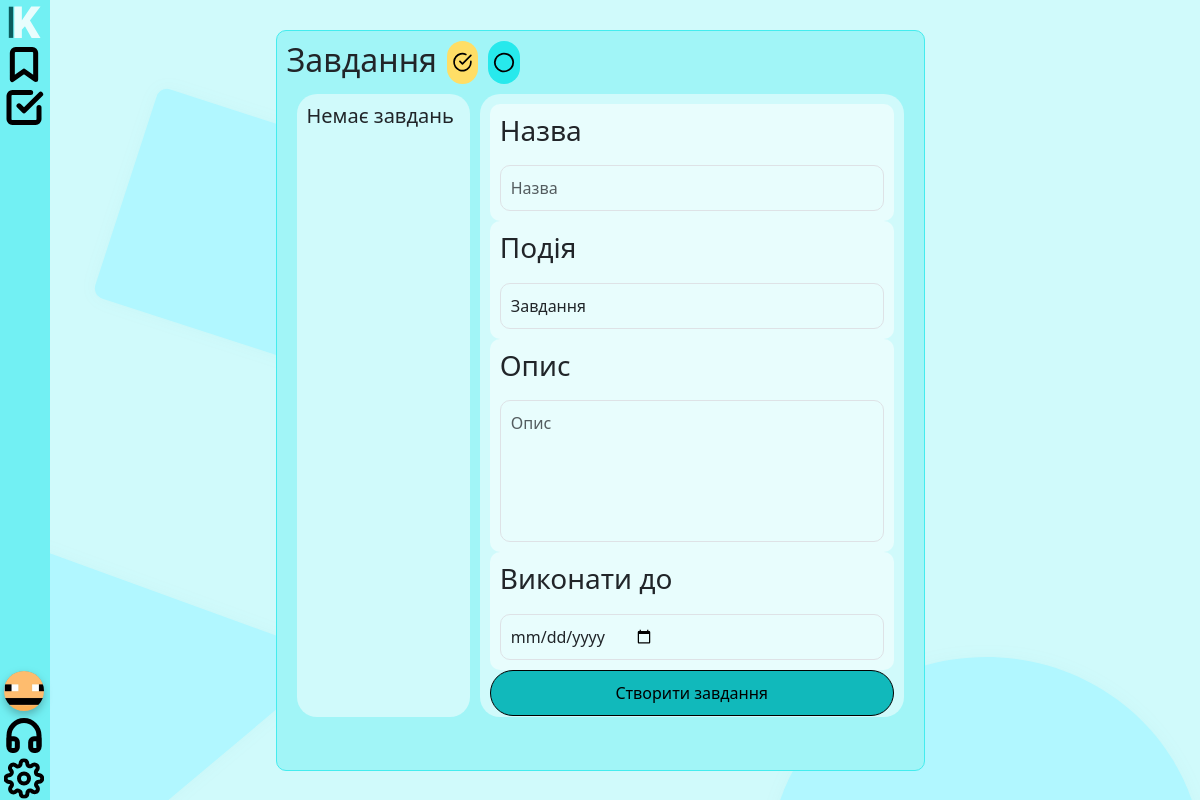
/tasks (signed in), run on an earlier commit of the app's database.
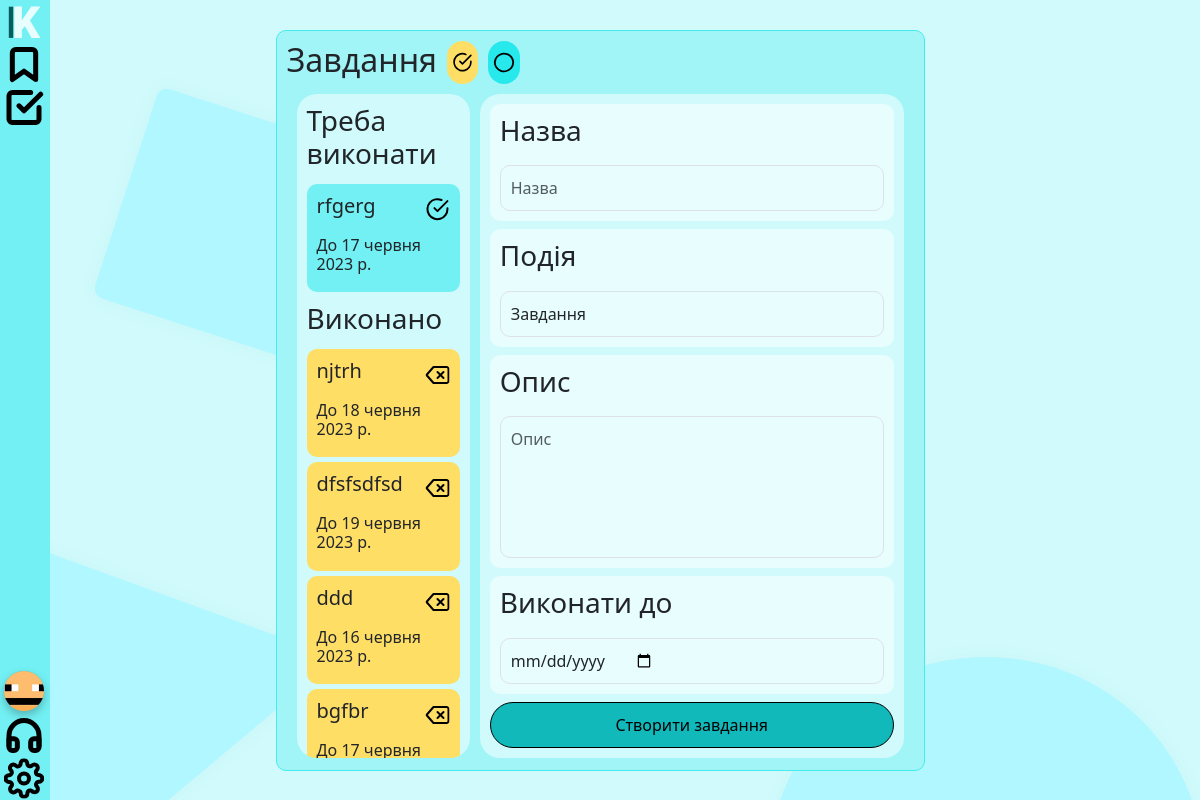
And on a later commit of the database.
### Kalendaruapp/models.py (models this page shows)
class Tasks(models.Model):
    name = models.CharField(max_length=255,null=True,blank=True)
    action = models.CharField(max_length=255,null=True, blank=True, default=None)
    description = models.TextField(null=True,blank=True)
    date_added = models.DateField(null=True,blank=True)
    hascompleted = models.BooleanField(null=True,blank=True)
    user_join = models.ForeignKey(User, on_delete=models.CASCADE,null=True,blank=True)

### Kalendaruapp/views.py (the view, shortened to what this page needs)
# urls.py: path('tasks',tasks, name='tasks'),
def tasks(request):
    if request.user.is_authenticated:
        context = {
            'avatar':UserProfile.objects.get(user=request.user.pk),
            'tasks':Tasks.objects.filter(user_join_id=request.user.pk)
        }
    else:
        context={
            'tasks':Tasks.objects.filter(user_join_id=request.user.pk)
        }
    return render(request, "tasks.html",context)

### Kalendaruapp/templates/tasks.html (shortened to what the changed rows need)
{% extends "base/base.html" %}
{% load static %}
{% block css %}
<link rel="stylesheet" href="{% static 'css/tasks.css' %}">
{% endblock %}
{% block content %}
    <div class="tasks">
        <div class="text-tasks-buttons">
            <h2>Завдання</h2>
        </div>
        <div class="task-content">
            <div class="task-list">
                {% if tasks %}
                <div style="width: 100%;display: flex;flex-direction: column;gap: 5px;">
                        <h3 class="undone-scroll">Треба виконати</h3>
                            {% for task in tasks %}
                                {% if not task.hascompleted %}
                                    <div class="task" style="background: #72F0F3;">
                                        <div class="text-close">
                                            <h5 class='taskName'>{{ task.name }}</h5>
                                            <form action="{% url 'tasks' %}" method="POST" >
                                                <input type='image' src="{% static 'img/check-circle.svg' %}" class="remove-task">
                                            </form>
                                        </div>
                                        <h6>До <span class='taskDate'>{{ task.date_added }}</span></h6>
                                    </div>
                                {% endif %}
                            {% endfor %}
                </div>
                <div class="done" style="width: 100%;display: flex;flex-direction: column;gap: 5px;">
                    <h3 class="done-scroll">Виконано</h3>
                        {% for task in tasks %}
                            {% if task.hascompleted %}
                                <div class="task" style="background: #FFDE66;" id="{{ task.pk }}">
                                    <div class="text-close">
                                        <h5 class='taskName'>{{ task.name }}</h5>
                                        <form action="{% url 'tasks' %}" method="POST" class="formDeleteTask">
                                            <input type='image' src="{% static 'img/delete.svg' %}" class="remove-task" value="{{ task.pk }}">
                                        </form>
                                    </div>
                                    <h6>До <span class='taskDate'>{{ task.date_added }}</span></h6>
                                </div>
                            {% endif %}
                        {% endfor %}
                </div>
                {% else %}
                     <h5>Немає завдань</h5>
                {% endif %}
            </div>
        </div>
    </div>
{% endblock %}

What changed in the data, as far as the page shows it:
added Tasks: name "rfgerg", date_added "17 червня 2023 р.", shown under "Треба виконати"
added Tasks: name "njtrh", date_added "18 червня 2023 р.", shown under "Виконано"
added Tasks: name "dfsfsdfsd", date_added "19 червня 2023 р.", shown under "Виконано"
added Tasks: name "ddd", date_added "16 червня 2023 р.", shown under "Виконано"
added Tasks: name "bgfbr", date_added "17 червня…", shown under "Виконано"
Also different on the page:
text no longer shown: "Немає завдань"
text now shown: "Треба виконати Виконано"
